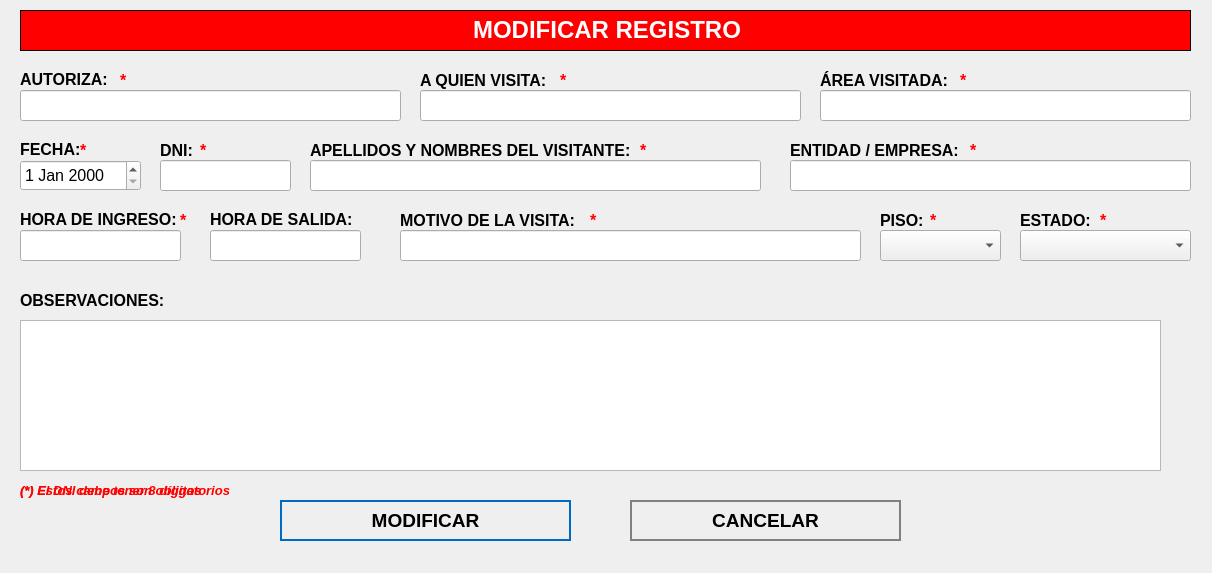
<?xml version="1.0" encoding="UTF-8"?>
<ui version="4.0">
 <class>NewBook</class>
 <widget class="QWidget" name="NewBook">
  <property name="geometry">
   <rect>
    <x>0</x>
    <y>0</y>
    <width>1212</width>
    <height>573</height>
   </rect>
  </property>
  <property name="windowTitle">
   <string>Modificar Registro</string>
  </property>
  <property name="styleSheet">
   <string notr="true">QPushButton
{	
	height: 2em;
 	border-style: solid;
	border-width: 2px;
 	border-color: grey;
	font-weight: bold;
}

QPushButton:hover
{
   	background-color:grey;
	color:white;
}</string>
  </property>
  <widget class="QLabel" name="label">
   <property name="geometry">
    <rect>
     <x>20</x>
     <y>10</y>
     <width>1171</width>
     <height>41</height>
    </rect>
   </property>
   <property name="font">
    <font>
     <underline>false</underline>
    </font>
   </property>
   <property name="autoFillBackground">
    <bool>false</bool>
   </property>
   <property name="styleSheet">
    <string notr="true">background-color: red;</string>
   </property>
   <property name="frameShape">
    <enum>QFrame::Box</enum>
   </property>
   <property name="text">
    <string>&lt;html&gt;&lt;head/&gt;&lt;body&gt;&lt;p align=&quot;center&quot;&gt;&lt;span style=&quot; font-size:18pt; font-weight:600; color:#ffffff;&quot;&gt;MODIFICAR REGISTRO&lt;/span&gt;&lt;/p&gt;&lt;/body&gt;&lt;/html&gt;</string>
   </property>
  </widget>
  <widget class="QLabel" name="label_autoriza">
   <property name="geometry">
    <rect>
     <x>20</x>
     <y>70</y>
     <width>101</width>
     <height>16</height>
    </rect>
   </property>
   <property name="text">
    <string>&lt;html&gt;&lt;head/&gt;&lt;body&gt;&lt;p&gt;&lt;span style=&quot; font-size:12pt; font-weight:600;&quot;&gt;AUTORIZA:&lt;/span&gt;&lt;/p&gt;&lt;/body&gt;&lt;/html&gt;</string>
   </property>
  </widget>
  <widget class="QLineEdit" name="titleLineEdit">
   <property name="geometry">
    <rect>
     <x>20</x>
     <y>90</y>
     <width>381</width>
     <height>31</height>
    </rect>
   </property>
   <property name="font">
    <font>
     <pointsize>12</pointsize>
    </font>
   </property>
   <property name="placeholderText">
    <string/>
   </property>
  </widget>
  <widget class="QLineEdit" name="categoryLineEdit">
   <property name="geometry">
    <rect>
     <x>420</x>
     <y>90</y>
     <width>381</width>
     <height>31</height>
    </rect>
   </property>
   <property name="font">
    <font>
     <pointsize>12</pointsize>
    </font>
   </property>
  </widget>
  <widget class="QTextEdit" name="descriptionTextedit">
   <property name="geometry">
    <rect>
     <x>20</x>
     <y>320</y>
     <width>1141</width>
     <height>151</height>
    </rect>
   </property>
   <property name="font">
    <font>
     <pointsize>12</pointsize>
    </font>
   </property>
  </widget>
  <widget class="QPushButton" name="editButton">
   <property name="geometry">
    <rect>
     <x>280</x>
     <y>500</y>
     <width>291</width>
     <height>41</height>
    </rect>
   </property>
   <property name="font">
    <font>
     <pointsize>14</pointsize>
     <weight>75</weight>
     <bold>true</bold>
    </font>
   </property>
   <property name="cursor">
    <cursorShape>PointingHandCursor</cursorShape>
   </property>
   <property name="styleSheet">
    <string notr="true">QPushButton
{	
	height: 2em;
 	border-style: solid;
	border-width: 2px;
 	border-color: #0069c0;
	font-weight: bold;
}

QPushButton:hover
{
   	background-color:#0069c0;
	color:white;
}</string>
   </property>
   <property name="text">
    <string>MODIFICAR</string>
   </property>
   <property name="icon">
    <iconset>
     <normaloff>../assets/icons/save-icon.png</normaloff>../assets/icons/save-icon.png</iconset>
   </property>
   <property name="iconSize">
    <size>
     <width>30</width>
     <height>30</height>
    </size>
   </property>
   <property name="default">
    <bool>true</bool>
   </property>
   <property name="flat">
    <bool>true</bool>
   </property>
  </widget>
  <widget class="QPushButton" name="cancelButton">
   <property name="geometry">
    <rect>
     <x>630</x>
     <y>500</y>
     <width>271</width>
     <height>41</height>
    </rect>
   </property>
   <property name="font">
    <font>
     <pointsize>14</pointsize>
     <weight>75</weight>
     <bold>true</bold>
    </font>
   </property>
   <property name="cursor">
    <cursorShape>PointingHandCursor</cursorShape>
   </property>
   <property name="styleSheet">
    <string notr="true">QPushButton
{	
	height: 2em;
 	border-style: solid;
	border-width: 2px;
 	border-color: grey;
	font-weight: bold;
}

QPushButton:hover
{
   	background-color:grey;
	color:white;
}</string>
   </property>
   <property name="text">
    <string>CANCELAR</string>
   </property>
   <property name="icon">
    <iconset>
     <normaloff>../assets/icons/cancel-icon.png</normaloff>../assets/icons/cancel-icon.png</iconset>
   </property>
   <property name="iconSize">
    <size>
     <width>30</width>
     <height>30</height>
    </size>
   </property>
   <property name="default">
    <bool>true</bool>
   </property>
   <property name="flat">
    <bool>true</bool>
   </property>
  </widget>
  <widget class="QLabel" name="label_aquienvisita">
   <property name="geometry">
    <rect>
     <x>420</x>
     <y>70</y>
     <width>191</width>
     <height>21</height>
    </rect>
   </property>
   <property name="text">
    <string>&lt;html&gt;&lt;head/&gt;&lt;body&gt;&lt;p&gt;&lt;span style=&quot; font-size:12pt; font-weight:600;&quot;&gt;A QUIEN VISITA:&lt;/span&gt;&lt;/p&gt;&lt;/body&gt;&lt;/html&gt;</string>
   </property>
  </widget>
  <widget class="QDateEdit" name="dateEditNuevo">
   <property name="geometry">
    <rect>
     <x>20</x>
     <y>160</y>
     <width>121</width>
     <height>31</height>
    </rect>
   </property>
   <property name="font">
    <font>
     <pointsize>12</pointsize>
    </font>
   </property>
  </widget>
  <widget class="QLabel" name="label_area">
   <property name="geometry">
    <rect>
     <x>820</x>
     <y>70</y>
     <width>191</width>
     <height>21</height>
    </rect>
   </property>
   <property name="text">
    <string>&lt;html&gt;&lt;head/&gt;&lt;body&gt;&lt;p&gt;&lt;span style=&quot; font-size:12pt; font-weight:600;&quot;&gt;ÁREA VISITADA:&lt;/span&gt;&lt;/p&gt;&lt;/body&gt;&lt;/html&gt;</string>
   </property>
  </widget>
  <widget class="QLineEdit" name="nombreVisitanteLineEdit">
   <property name="geometry">
    <rect>
     <x>310</x>
     <y>160</y>
     <width>451</width>
     <height>31</height>
    </rect>
   </property>
   <property name="font">
    <font>
     <pointsize>12</pointsize>
    </font>
   </property>
  </widget>
  <widget class="QLabel" name="label_fecha">
   <property name="geometry">
    <rect>
     <x>20</x>
     <y>140</y>
     <width>101</width>
     <height>16</height>
    </rect>
   </property>
   <property name="text">
    <string>&lt;html&gt;&lt;head/&gt;&lt;body&gt;&lt;p&gt;&lt;span style=&quot; font-size:12pt; font-weight:600;&quot;&gt;FECHA:&lt;/span&gt;&lt;/p&gt;&lt;/body&gt;&lt;/html&gt;</string>
   </property>
  </widget>
  <widget class="QLabel" name="label_visitante">
   <property name="geometry">
    <rect>
     <x>310</x>
     <y>140</y>
     <width>341</width>
     <height>21</height>
    </rect>
   </property>
   <property name="text">
    <string>&lt;html&gt;&lt;head/&gt;&lt;body&gt;&lt;p&gt;&lt;span style=&quot; font-size:12pt; font-weight:600;&quot;&gt;APELLIDOS Y NOMBRES DEL VISITANTE:&lt;/span&gt;&lt;/p&gt;&lt;/body&gt;&lt;/html&gt;</string>
   </property>
  </widget>
  <widget class="QLabel" name="label_observaciones">
   <property name="geometry">
    <rect>
     <x>20</x>
     <y>290</y>
     <width>151</width>
     <height>21</height>
    </rect>
   </property>
   <property name="text">
    <string>&lt;html&gt;&lt;head/&gt;&lt;body&gt;&lt;p&gt;&lt;span style=&quot; font-size:12pt; font-weight:600;&quot;&gt;OBSERVACIONES:&lt;/span&gt;&lt;/p&gt;&lt;/body&gt;&lt;/html&gt;</string>
   </property>
  </widget>
  <widget class="QLineEdit" name="categoryLineEditEntidadEmpresa">
   <property name="geometry">
    <rect>
     <x>790</x>
     <y>160</y>
     <width>401</width>
     <height>31</height>
    </rect>
   </property>
   <property name="font">
    <font>
     <pointsize>12</pointsize>
    </font>
   </property>
  </widget>
  <widget class="QLabel" name="label_entidad">
   <property name="geometry">
    <rect>
     <x>790</x>
     <y>140</y>
     <width>341</width>
     <height>21</height>
    </rect>
   </property>
   <property name="text">
    <string>&lt;html&gt;&lt;head/&gt;&lt;body&gt;&lt;p&gt;&lt;span style=&quot; font-size:12pt; font-weight:600;&quot;&gt;ENTIDAD / EMPRESA:&lt;/span&gt;&lt;/p&gt;&lt;/body&gt;&lt;/html&gt;</string>
   </property>
  </widget>
  <widget class="QLabel" name="label_horaIngreso">
   <property name="geometry">
    <rect>
     <x>20</x>
     <y>210</y>
     <width>171</width>
     <height>16</height>
    </rect>
   </property>
   <property name="text">
    <string>&lt;html&gt;&lt;head/&gt;&lt;body&gt;&lt;p&gt;&lt;span style=&quot; font-size:12pt; font-weight:600;&quot;&gt;HORA DE INGRESO:&lt;/span&gt;&lt;/p&gt;&lt;/body&gt;&lt;/html&gt;</string>
   </property>
  </widget>
  <widget class="QLabel" name="label_horaSalida">
   <property name="geometry">
    <rect>
     <x>210</x>
     <y>210</y>
     <width>171</width>
     <height>16</height>
    </rect>
   </property>
   <property name="text">
    <string>&lt;html&gt;&lt;head/&gt;&lt;body&gt;&lt;p&gt;&lt;span style=&quot; font-size:12pt; font-weight:600;&quot;&gt;HORA DE SALIDA:&lt;/span&gt;&lt;/p&gt;&lt;/body&gt;&lt;/html&gt;</string>
   </property>
  </widget>
  <widget class="QLabel" name="label_motivoVisita">
   <property name="geometry">
    <rect>
     <x>400</x>
     <y>210</y>
     <width>341</width>
     <height>21</height>
    </rect>
   </property>
   <property name="text">
    <string>&lt;html&gt;&lt;head/&gt;&lt;body&gt;&lt;p&gt;&lt;span style=&quot; font-size:12pt; font-weight:600;&quot;&gt;MOTIVO DE LA VISITA:&lt;/span&gt;&lt;/p&gt;&lt;/body&gt;&lt;/html&gt;</string>
   </property>
  </widget>
  <widget class="QLineEdit" name="dniLineEdit">
   <property name="geometry">
    <rect>
     <x>160</x>
     <y>160</y>
     <width>131</width>
     <height>31</height>
    </rect>
   </property>
   <property name="font">
    <font>
     <pointsize>12</pointsize>
    </font>
   </property>
  </widget>
  <widget class="QLabel" name="label_dni">
   <property name="geometry">
    <rect>
     <x>160</x>
     <y>140</y>
     <width>91</width>
     <height>21</height>
    </rect>
   </property>
   <property name="text">
    <string>&lt;html&gt;&lt;head/&gt;&lt;body&gt;&lt;p&gt;&lt;span style=&quot; font-size:12pt; font-weight:600;&quot;&gt;DNI:&lt;/span&gt;&lt;/p&gt;&lt;/body&gt;&lt;/html&gt;</string>
   </property>
  </widget>
  <widget class="QLabel" name="label_piso">
   <property name="geometry">
    <rect>
     <x>880</x>
     <y>210</y>
     <width>61</width>
     <height>21</height>
    </rect>
   </property>
   <property name="text">
    <string>&lt;html&gt;&lt;head/&gt;&lt;body&gt;&lt;p&gt;&lt;span style=&quot; font-size:12pt; font-weight:600;&quot;&gt;PISO:&lt;/span&gt;&lt;/p&gt;&lt;/body&gt;&lt;/html&gt;</string>
   </property>
  </widget>
  <widget class="QComboBox" name="comboBoxPiso">
   <property name="geometry">
    <rect>
     <x>880</x>
     <y>230</y>
     <width>121</width>
     <height>31</height>
    </rect>
   </property>
   <property name="font">
    <font>
     <pointsize>12</pointsize>
    </font>
   </property>
   <property name="editable">
    <bool>false</bool>
   </property>
  </widget>
  <widget class="QLabel" name="label_estado">
   <property name="geometry">
    <rect>
     <x>1020</x>
     <y>210</y>
     <width>91</width>
     <height>21</height>
    </rect>
   </property>
   <property name="text">
    <string>&lt;html&gt;&lt;head/&gt;&lt;body&gt;&lt;p&gt;&lt;span style=&quot; font-size:12pt; font-weight:600;&quot;&gt;ESTADO:&lt;/span&gt;&lt;/p&gt;&lt;/body&gt;&lt;/html&gt;</string>
   </property>
  </widget>
  <widget class="QComboBox" name="comboBoxEstado">
   <property name="geometry">
    <rect>
     <x>1020</x>
     <y>230</y>
     <width>171</width>
     <height>31</height>
    </rect>
   </property>
   <property name="font">
    <font>
     <pointsize>12</pointsize>
    </font>
   </property>
   <property name="editable">
    <bool>false</bool>
   </property>
  </widget>
  <widget class="QLineEdit" name="horaIngresoLineEdit">
   <property name="geometry">
    <rect>
     <x>20</x>
     <y>230</y>
     <width>161</width>
     <height>31</height>
    </rect>
   </property>
   <property name="font">
    <font>
     <pointsize>12</pointsize>
    </font>
   </property>
  </widget>
  <widget class="QLineEdit" name="horaSalidaLineEdit">
   <property name="geometry">
    <rect>
     <x>210</x>
     <y>230</y>
     <width>151</width>
     <height>31</height>
    </rect>
   </property>
   <property name="font">
    <font>
     <pointsize>12</pointsize>
    </font>
   </property>
  </widget>
  <widget class="QLabel" name="ast_motivo">
   <property name="geometry">
    <rect>
     <x>590</x>
     <y>210</y>
     <width>16</width>
     <height>21</height>
    </rect>
   </property>
   <property name="text">
    <string>&lt;html&gt;&lt;head/&gt;&lt;body&gt;&lt;p&gt;&lt;span style=&quot; font-size:12pt; font-weight:600; color:#ff0000;&quot;&gt;*&lt;/span&gt;&lt;/p&gt;&lt;/body&gt;&lt;/html&gt;</string>
   </property>
  </widget>
  <widget class="QLabel" name="ast_visitante">
   <property name="geometry">
    <rect>
     <x>640</x>
     <y>140</y>
     <width>16</width>
     <height>21</height>
    </rect>
   </property>
   <property name="text">
    <string>&lt;html&gt;&lt;head/&gt;&lt;body&gt;&lt;p&gt;&lt;span style=&quot; font-size:12pt; font-weight:600; color:#ff0000;&quot;&gt;*&lt;/span&gt;&lt;/p&gt;&lt;/body&gt;&lt;/html&gt;</string>
   </property>
  </widget>
  <widget class="QLabel" name="ast_horaingreso">
   <property name="geometry">
    <rect>
     <x>180</x>
     <y>210</y>
     <width>16</width>
     <height>21</height>
    </rect>
   </property>
   <property name="text">
    <string>&lt;html&gt;&lt;head/&gt;&lt;body&gt;&lt;p&gt;&lt;span style=&quot; font-size:12pt; font-weight:600; color:#ff0000;&quot;&gt;*&lt;/span&gt;&lt;/p&gt;&lt;/body&gt;&lt;/html&gt;</string>
   </property>
  </widget>
  <widget class="QLabel" name="ast_fecha">
   <property name="geometry">
    <rect>
     <x>80</x>
     <y>140</y>
     <width>16</width>
     <height>21</height>
    </rect>
   </property>
   <property name="text">
    <string>&lt;html&gt;&lt;head/&gt;&lt;body&gt;&lt;p&gt;&lt;span style=&quot; font-size:12pt; font-weight:600; color:#ff0000;&quot;&gt;*&lt;/span&gt;&lt;/p&gt;&lt;/body&gt;&lt;/html&gt;</string>
   </property>
  </widget>
  <widget class="QLabel" name="ast_dni">
   <property name="geometry">
    <rect>
     <x>200</x>
     <y>140</y>
     <width>16</width>
     <height>21</height>
    </rect>
   </property>
   <property name="text">
    <string>&lt;html&gt;&lt;head/&gt;&lt;body&gt;&lt;p&gt;&lt;span style=&quot; font-size:12pt; font-weight:600; color:#ff0000;&quot;&gt;*&lt;/span&gt;&lt;/p&gt;&lt;/body&gt;&lt;/html&gt;</string>
   </property>
  </widget>
  <widget class="QLabel" name="ast_autoriza">
   <property name="geometry">
    <rect>
     <x>120</x>
     <y>70</y>
     <width>16</width>
     <height>21</height>
    </rect>
   </property>
   <property name="text">
    <string>&lt;html&gt;&lt;head/&gt;&lt;body&gt;&lt;p&gt;&lt;span style=&quot; font-size:12pt; font-weight:600; color:#ff0000;&quot;&gt;*&lt;/span&gt;&lt;/p&gt;&lt;/body&gt;&lt;/html&gt;</string>
   </property>
  </widget>
  <widget class="QLabel" name="ast_aquienvisita">
   <property name="geometry">
    <rect>
     <x>560</x>
     <y>70</y>
     <width>16</width>
     <height>21</height>
    </rect>
   </property>
   <property name="text">
    <string>&lt;html&gt;&lt;head/&gt;&lt;body&gt;&lt;p&gt;&lt;span style=&quot; font-size:12pt; font-weight:600; color:#ff0000;&quot;&gt;*&lt;/span&gt;&lt;/p&gt;&lt;/body&gt;&lt;/html&gt;</string>
   </property>
  </widget>
  <widget class="QLabel" name="ast_area">
   <property name="geometry">
    <rect>
     <x>960</x>
     <y>70</y>
     <width>16</width>
     <height>21</height>
    </rect>
   </property>
   <property name="text">
    <string>&lt;html&gt;&lt;head/&gt;&lt;body&gt;&lt;p&gt;&lt;span style=&quot; font-size:12pt; font-weight:600; color:#ff0000;&quot;&gt;*&lt;/span&gt;&lt;/p&gt;&lt;/body&gt;&lt;/html&gt;</string>
   </property>
  </widget>
  <widget class="QLabel" name="ast_entidadempresa">
   <property name="geometry">
    <rect>
     <x>970</x>
     <y>140</y>
     <width>16</width>
     <height>21</height>
    </rect>
   </property>
   <property name="text">
    <string>&lt;html&gt;&lt;head/&gt;&lt;body&gt;&lt;p&gt;&lt;span style=&quot; font-size:12pt; font-weight:600; color:#ff0000;&quot;&gt;*&lt;/span&gt;&lt;/p&gt;&lt;/body&gt;&lt;/html&gt;</string>
   </property>
  </widget>
  <widget class="QLabel" name="ast_piso">
   <property name="geometry">
    <rect>
     <x>930</x>
     <y>210</y>
     <width>16</width>
     <height>21</height>
    </rect>
   </property>
   <property name="text">
    <string>&lt;html&gt;&lt;head/&gt;&lt;body&gt;&lt;p&gt;&lt;span style=&quot; font-size:12pt; font-weight:600; color:#ff0000;&quot;&gt;*&lt;/span&gt;&lt;/p&gt;&lt;/body&gt;&lt;/html&gt;</string>
   </property>
  </widget>
  <widget class="QLabel" name="ast_estado">
   <property name="geometry">
    <rect>
     <x>1100</x>
     <y>210</y>
     <width>16</width>
     <height>21</height>
    </rect>
   </property>
   <property name="text">
    <string>&lt;html&gt;&lt;head/&gt;&lt;body&gt;&lt;p&gt;&lt;span style=&quot; font-size:12pt; font-weight:600; color:#ff0000;&quot;&gt;*&lt;/span&gt;&lt;/p&gt;&lt;/body&gt;&lt;/html&gt;</string>
   </property>
  </widget>
  <widget class="QLabel" name="label_nota_obligatoria">
   <property name="geometry">
    <rect>
     <x>20</x>
     <y>480</y>
     <width>281</width>
     <height>21</height>
    </rect>
   </property>
   <property name="text">
    <string>&lt;html&gt;&lt;head/&gt;&lt;body&gt;&lt;p&gt;&lt;span style=&quot; font-size:10pt; font-weight:600; font-style:italic; color:#ff0000;&quot;&gt;(*) Estos campos son obligatorios&lt;/span&gt;&lt;/p&gt;&lt;/body&gt;&lt;/html&gt;</string>
   </property>
  </widget>
  <widget class="QLineEdit" name="motivoVisitaLineEdit">
   <property name="geometry">
    <rect>
     <x>400</x>
     <y>230</y>
     <width>461</width>
     <height>31</height>
    </rect>
   </property>
   <property name="font">
    <font>
     <pointsize>12</pointsize>
    </font>
   </property>
  </widget>
  <widget class="QLabel" name="label_advertencia_dni">
   <property name="geometry">
    <rect>
     <x>20</x>
     <y>480</y>
     <width>231</width>
     <height>21</height>
    </rect>
   </property>
   <property name="text">
    <string>&lt;html&gt;&lt;head/&gt;&lt;body&gt;&lt;p&gt;&lt;span style=&quot; font-size:10pt; font-weight:600; font-style:italic; color:#ff0000;&quot;&gt;(*) El DNI debe tener 8 dígitos&lt;/span&gt;&lt;/p&gt;&lt;/body&gt;&lt;/html&gt;</string>
   </property>
  </widget>
  <widget class="QLineEdit" name="areaVisitadaLineEdit">
   <property name="geometry">
    <rect>
     <x>820</x>
     <y>90</y>
     <width>371</width>
     <height>31</height>
    </rect>
   </property>
   <property name="font">
    <font>
     <pointsize>12</pointsize>
    </font>
   </property>
  </widget>
 </widget>
 <tabstops>
  <tabstop>titleLineEdit</tabstop>
  <tabstop>categoryLineEdit</tabstop>
  <tabstop>dateEditNuevo</tabstop>
  <tabstop>dniLineEdit</tabstop>
  <tabstop>nombreVisitanteLineEdit</tabstop>
  <tabstop>categoryLineEditEntidadEmpresa</tabstop>
  <tabstop>horaIngresoLineEdit</tabstop>
  <tabstop>horaSalidaLineEdit</tabstop>
  <tabstop>motivoVisitaLineEdit</tabstop>
  <tabstop>comboBoxPiso</tabstop>
  <tabstop>comboBoxEstado</tabstop>
  <tabstop>descriptionTextedit</tabstop>
  <tabstop>editButton</tabstop>
  <tabstop>cancelButton</tabstop>
 </tabstops>
 <resources/>
 <connections/>
</ui>
